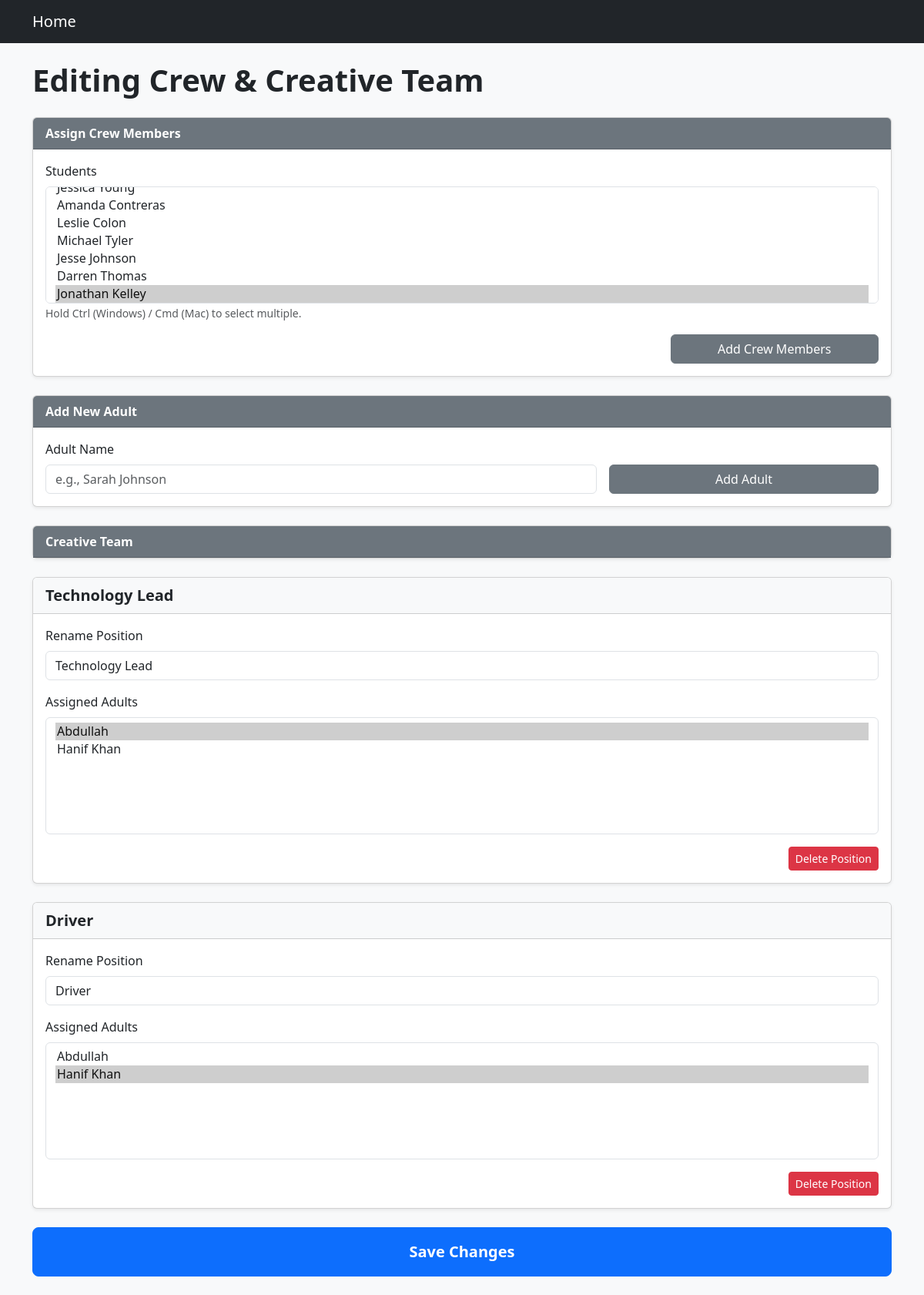
The page /edit/1/team on the database as committed earlier.
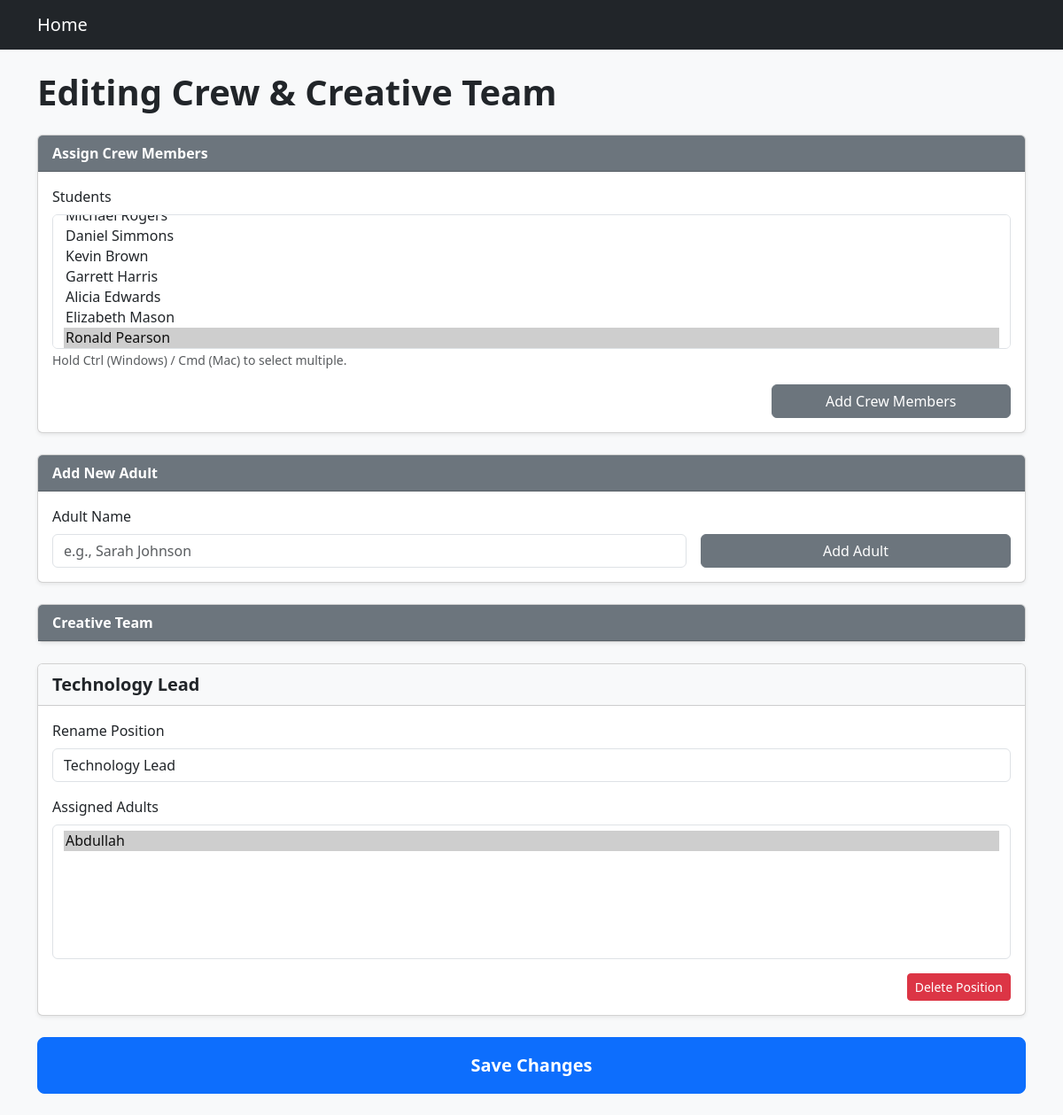
The same page on the database as committed later.
### App/models.py (models this page shows, shortened)
class CreativeRole(db.Model):
    __tablename__ = "creative_role"
    id = Column(Integer, primary_key=True)
    name = Column(String)
    production_id = Column(Integer, ForeignKey("production.id"))
    adults = relationship("Adult", secondary="creative_assignment", back_populates="roles")

### App/routes.py (the view)
@edit.get("/<int:production_id>/team")
def edit_team(production_id):
    students = Students.query.all()
    roles = CreativeRole.query.filter_by(production_id=production_id).all()
    adults = Adult.query.filter_by(production_id=production_id).all()
    return render_template("edit/team.jinja", production_id=production_id, students=students, roles=roles, adults=adults)

### App/templates/edit/team.jinja
{% extends "edit/base.jinja" %}
{% block content %}
<div class="mb-4">
    <h1 class="fw-bold">Editing Crew & Creative Team</h1>
</div>
<form method="POST" action="">
    <div class="card shadow-sm mb-4">
        <div class="card-header bg-secondary text-white fw-semibold">Assign Crew Members</div>
        <div class="col-md-12 mb-3">
            <div class="card-body">
                <label class="form-label">Students</label>
                <select class="form-select" name="new_crew_students[]" multiple size="6">
                    {% for student in students %}
                    <option value="{{ student.id }}" {% if student.is_crew %} selected {% endif %}>
                        {{ student.name }}
                    </option>
                    {% endfor %}
                </select>
                <small class="text-muted">Hold Ctrl (Windows) / Cmd (Mac) to select multiple.</small>
            </div>
            <div class="px-3 text-end">
                <button class="btn btn-secondary w-25">Add Crew Members</button>
            </div>
        </div>
    </div>
    <div class="card shadow-sm mb-4">
        <div class="card-header bg-secondary text-white fw-semibold">Add New Adult</div>
        <div class="card-body">
            <div class="row g-3">
                <div class="col-md-8">
                    <label class="form-label">Adult Name</label>
                    <input type="text" class="form-control" name="new_adult_name" placeholder="e.g., Sarah Johnson">
                </div>
                <div class="col-md-4 d-flex align-items-end">
                    <button class="btn btn-secondary w-100">Add Adult</button>
                </div>
            </div>
        </div>
    </div>
    <div class="card shadow-sm mb-4">
        <div class="card-header bg-secondary text-white fw-semibold">Creative Team</div>
    </div>
    {% for role in roles %}
    <div class="card shadow-sm mb-4">
        <div class="card-header d-flex justify-content-between align-items-center bg-light">
            <strong class="fs-5">{{ role.name }}</strong>
        </div>
        <div class="card-body">
            <div class="mb-3">
                <label class="form-label">Rename Position</label>
                <input type="text" class="form-control" name="role_name_{{ role.id }}" value="{{ role.name }}">
            </div>
            <div class="mb-3">
                <label class="form-label">Assigned Adults</label>
                <select name="role_adults_{{ role.id }}[]" class="form-select" multiple size="6">
                    {% for adult in adults %}
                        <option value="{{ adult.id }}"
                            {% if adult in role.adults %} selected {% endif %}>
                            {{ adult.name }}
                        </option>
                    {% endfor %}
                </select>
            </div>
            <div class="text-end">
                <button name="delete_role" value="{{ role.id }}" class="btn btn-danger btn-sm">Delete Position</button>
            </div>
        </div>
    </div>
    {% endfor %}
    <div class="my-4">
        <button class="btn btn-primary btn-lg w-100 py-3 fw-semibold">Save Changes</button>
    </div>
</form>
{% endblock %}

Rows that differ between the two databases and show on the page:
removed CreativeRole: name "Driver", value "Abdullah / Hanif Khan ☑", {{ role.id }} 2 (drawn), Adult ({{ adult.id }} 1 (drawn))
computed for CreativeRole "Technology Lead": value "Abdullah ☑ / Hanif Khan" → "Abdullah ☑"
Other text that changed with them:
form field value: "Amanda Contreras / Leslie Colon / Michael Tyler / Jesse Johnson / Darren Thomas / Jonathan Kelley ☑" → "Daniel Simmons / Kevin Brown / Garrett Harris / Alicia Edwards / Elizabeth Mason / Ronald Pearson ☑"
